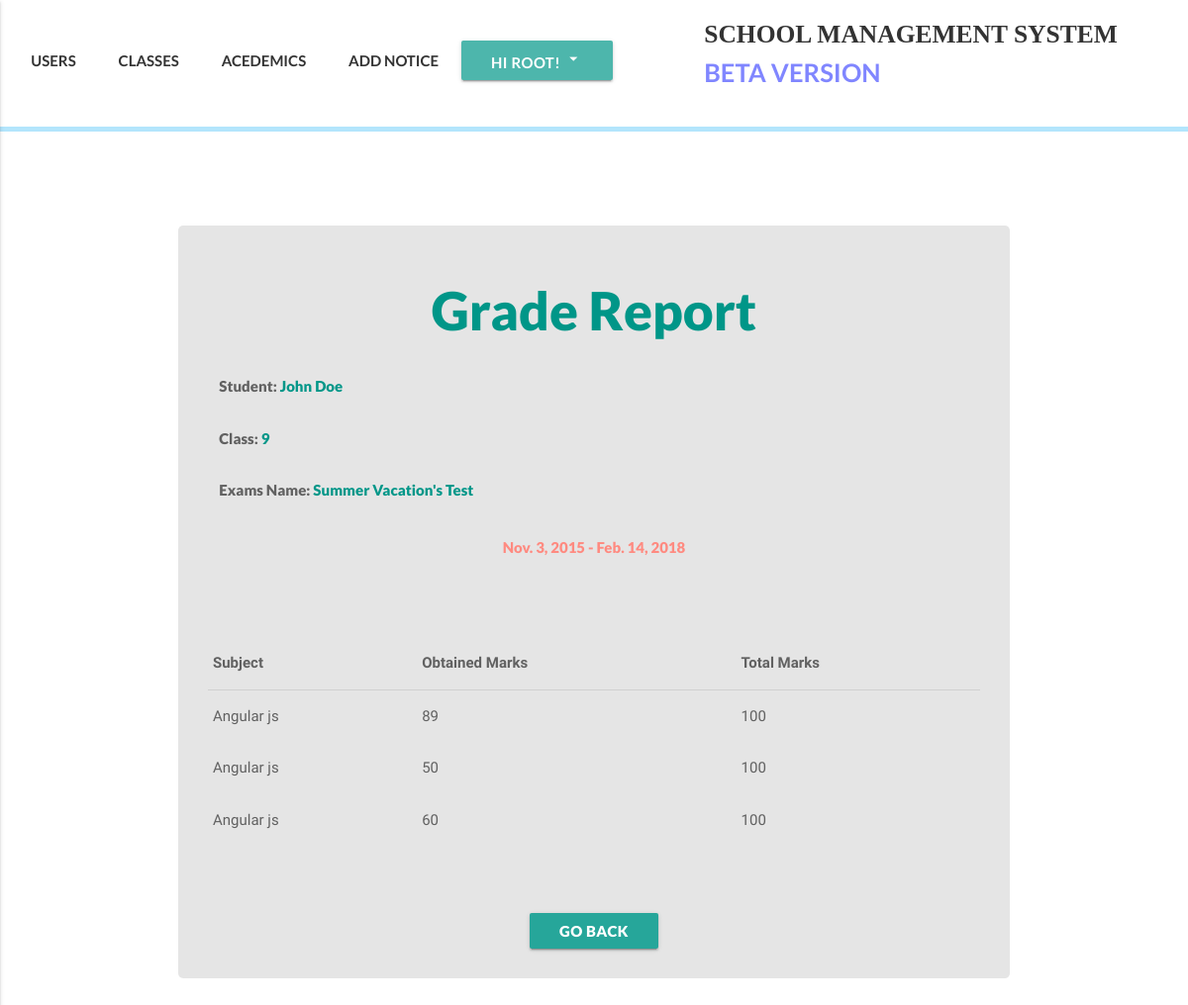
/academics/grades/1/student/2 (signed in), run on the app's committed database.
### accounts/models.py (models this page shows, shortened)
class User(AbstractBaseUser):
    email = models.EmailField(
        verbose_name='email address',
        max_length=255,
        unique=True,
    )
    date_of_birth = models.DateField(null=True)
    is_active = models.BooleanField(default=True)
    is_admin = models.BooleanField(default=False)
    is_teacher = models.BooleanField(default=False)
    is_student = models.BooleanField(default=False)
    bio = models.TextField(blank=True, help_text='write something about yourself...')
    phone_regex = RegexValidator(regex=r'^\+?1?\d{9,15}$', message="Phone number must be entered in the format: '+999999999'. Up to 15 digits allowed.")
    phone_number = models.CharField(validators=[phone_regex], max_length=17, blank=True, help_text="Phone number must be entered in the format: '+999999999'. Up to 15 digits allowed.") # validators should be a list
    first_name = models.CharField(max_length=225)
    last_name = models.CharField(max_length=225)
    address = models.CharField(max_length=225, blank=True)
    part_of = models.ForeignKey(Klasses, null=True, blank=True, related_name="partof", on_delete=models.SET_NULL)
    image = models.ImageField(upload_to="profile_pictures", blank=True)
    objects = MyUserManager()
    USERNAME_FIELD = 'email'
    REQUIRED_FIELDS = ['first_name', 'last_name', 'phone_number']
    def get_absolute_url(self):
        return reverse('user_detail', kwargs={'id':self.id})

### klass/models.py (models this page shows, shortened)
class Klasses(models.Model):
    id = models.AutoField(primary_key=True)
    name = models.CharField(max_length=50)
    def __str__(self):
        return self.name
    def get_absolute_url(self):
        return reverse('klasses_detail_view', kwargs={'id':self.id})

### academics/models.py (models this page shows, shortened)
class Semester(models.Model):
    name = models.CharField(max_length=225, help_text="Choose a name for this period of grades, Semester, yearly or monthly test. However it suits your needs the best")
    period_start = models.DateField(auto_now_add=False, auto_now=False)
    period_end = models.DateField(auto_now_add=False, auto_now=False)

class Grade(models.Model):
    semester = models.ForeignKey(Semester, on_delete=models.SET_NULL, blank=False, null=True, related_name="grades")
    student = models.ForeignKey(settings.AUTH_USER_MODEL, on_delete=models.CASCADE, default=1, related_name='grades')
    subject = models.ForeignKey(Subject, on_delete=models.CASCADE,blank=False,null=False )
    score = models.IntegerField(blank=False, null=False, validators=[validate_is_lt_hundred])

class Subject(models.Model):
    name = models.CharField(max_length=225)
    klass = models.ManyToManyField(Klasses, related_name='subjects')

### academics/views.py (the view)
# urls.py: url(r'^grades/(?P<semester_id>(\d+))/student/(?P<student_id>(\d+))$', grade_detail_view, name='grade-detail'),
def grade_detail_view(request, semester_id, student_id):
    if request.user.is_authenticated and request.user.is_admin:
        student = get_object_or_404(User, id=student_id)
        semester = get_object_or_404(Semester, id=semester_id)
        grades = semester.grades.filter(student=student)
        template_name = "academics/grade/grade_detail.html"
        context = {
            "student":student,
            "semester":semester,
            "grades":grades,
        }
        return render(request, template_name, context)
    else:
        raise Http404

### templates/academics/grade/grade_detail.html (shortened to what this page needs)
{% extends 'index.html' %}
{% block customcss %}
{% load static %}
<link rel="stylesheet" href="{% static 'css/academics/grades/grade-detail.css' %}">
{% endblock customcss %}
{% block content %}
  <div class="register-bg">
    <div class="classes-boi hoverable grey-text text-darken-2">
      <h2 class="report-head teal-text">Grade Report</h2>
      <div class="row">
        <div class="col s12">
          <p>Student: <a href="{{student.get_absolute_url}}" class="glow">{{student.first_name}} {{student.last_name}}</a></p>
        </div>
        <div class="col s12">
          <p>Class: <a href="{{student.part_of.get_absolute_url}}" class="glow">{{student.part_of}}</a></p>
        </div>
        <div class="col s12">
          <p>Exams Name: <span class="teal-text">{{semester.name}}</span></p>
        </div>
      </div>
      <p class="my-grade-detail">{{semester.period_start}} - {{semester.period_end}}</p>
      {% if grades %}
      <table class="responsive-table highlight ma-table">
        <thead>
          <tr>
              <th>Subject</th>
              <th>Obtained Marks</th>
              <th>Total Marks</th>
          </tr>
        </thead>
        <tbody>
        {% for grade in grades %}
          <tr>
            <td>{{grade.subject.name}}</td>
            <td>{{grade.score}}</td>
            <td>100</td>
          </tr>
        {% endfor %}
        </tbody>
      </table>
        <br><br><br>
        {% if request.user.is_admin %}
      <div class="center">
        <a href="/academics/grades/{{semester.id}}/semester/{{student.part_of.id}}" class="btn waves-red boto">Go Back</a>
      </div>
        {% elif request.user.is_teacher %}
        <div class="center">
          <a href="/academics/grade/{{semester.id}}/semester/{{student.part_of.id}}" class="btn waves-red boto">Go Back</a>
        </div>
        {% endif %}
      {% endif %}
  </div>
  </div>
{% endblock content %}

### templates/index.html (shortened to what this page needs)
<!DOCTYPE html>
<html lang="en">
<head>
  {% load static %}
  <link rel="stylesheet" href="https://cdnjs.cloudflare.com/ajax/libs/animate.css/3.5.2/animate.min.css">
  <link rel="stylesheet" href="{% static 'materialize/css/materialize.min.css' %}">
  {% block headercss %} <link rel="stylesheet" href="{% static 'css/header.css' %}"> {% endblock headercss %}
  {% block customcss %} <link rel="stylesheet" href="{% static 'css/home.css' %}"> {% endblock customcss %}
</head>
<body>
  {% block new_page %}
  <header>
    <div class="my-nav">
      <div class="row">
        <div class="col xl7 l7 m7 s12 ma-nav">
          <ul class="nav-ul" >
            {% block headernavs %}
            {% if request.user.is_authenticated %}
              {% if request.user.is_student %}
              <li><a href="#" class="waves-effect waves-teal">MY GRADES</a></li>
              <li><a href="#" class="waves-effect waves-teal">NOTICE BOARD</a></li>
              <li><a href="#" class="waves-effect waves-teal">ASSIGNMENTS</a></li>
              <a class='dropdown-button btn my-dropdown teal lighten-2' data-beloworigin="true" href='#' data-activates='dropdown1'>Hi {{request.user.first_name}}! <i class="medium material-icons">arrow_drop_down</i></a>
              <ul id='dropdown1' class='dropdown-content'>
               <li><a href="{{request.user.get_absolute_url}}">Profile</a></li>
               <li><a href="{% url 'change_password' %}">Change Password</a></li>
               <li><a href="{% url 'logout_view' %}">Logout</a></li>
             </ul>
              {% elif request.user.is_admin %}
              <li><a href="{% url 'user_view' %}" class="waves-effect waves-teal">USERS</a></li>
              <li><a href="{% url 'klasses_list_view' %}" class="waves-effect waves-teal">CLASSES</a></li>
              <li><a href="{% url 'academics_view' %}" class="waves-effect waves-teal">ACEDEMICS</a></li>
              <li><a href="#" class="waves-effect waves-teal">ADD NOTICE</a></li>
              <a class='dropdown-button btn my-dropdown teal lighten-2' data-beloworigin="true" href='#' data-activates='dropdown1'>Hi {{request.user.first_name}}! <i class="medium material-icons">arrow_drop_down</i></a>
              {% endif %}
            {% else %}
            <li><a href="#" class="waves-effect waves-teal">OVERVIEW</a></li>
            <li><a href="#" class="waves-effect waves-teal">CONTACT</a></li>
            <li><a href="#" class="waves-effect waves-teal">ABOUT</a></li>
            <li><a href="{% url 'login_view' %}" class="waves-effect waves-teal"><span>LOGIN</span></a></li>
            {% endif %}
            {% endblock headernavs %}
          </ul>
        </div>
        <div class="col s2">
        </div>
        <div class="col xl5 l5 m5 offset-10">
          <a href="{% url 'home' %}" class='my-logo'>SCHOOL MANAGEMENT SYSTEM<br><span class="qaka"> BETA VERSION</span></a>
        </div>
    </div>
    </div>
    <div class='little-bar'></div>
  </header>
  {% block content %}{% endblock content %}
{% endblock new_page %}
</body>
</html>

### static/css/header.css (style rules this page uses)
.my-nav { font-family: lato; font-weight:bold; background-color: #fff; height:100%; padding-top:15px; padding-bottom: 0; margin-bottom:0; }
.my-dropdown { padding-bottom:40px; }
.little-bar { height:5px; background-color: #b3e5fc; }
.my-nav ul li { display: inline; }
.my-nav ul li a, .disable { padding: 20px 20px 20px 20px; color: #333; transition: 0.4s; }
.my-logo { font-family:kelson sans; color:#333; text-align:right; font-size:1.7em; transition: 0.4s; }
.qaka { color: #8086ff; font-family:lato; }

### static/css/academics/grades/grade-detail.css (style rules this page uses)
.register-bg { padding: 3em 0em; margin-top: 50px; }
.glow { color: #009688; transition-duration: 0.3s; }
.my-grade-detail { color: #ff8a80; transition-duration: 0.3s; text-align: center; }
.ma-table { margin-top: 10vh; }
.report-head { text-align: center; }
.classes-boi { border-radius: 5px; margin-top:10vh; width:70%; margin: auto; background-color: #e5e5e5 ; padding:2em; }
.classes-boi h3, .classes-boi h4, .classes-boi h2, .classes-boi p, .classes-boi a { font-family: lato; font-weight:1000; }

### data on the page
User: user.first_name "ROOT"
User: first_name "John", last_name "Doe", part_of "9"
Semester: name "Summer Vacation's Test", period_start "Nov. 3, 2015", period_end "Feb. 14, 2018"
Grade: subject.name "Angular js", score "89"
Grade: subject.name "Angular js", score "50"
Grade: subject.name "Angular js", score "60"
